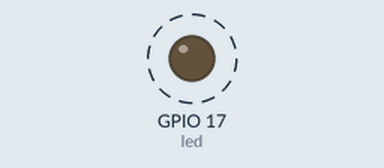
A program run on a simulated Raspberry Pi (BCM pin numbers). Shown: output pins drawn as LEDs (lit = HIGH). Dashed ring = blinking. Sound played through the audio output is not drawn and takes no time.

Above: at 0.5 s.
Timing chart, 0 to 3.0 s (numbered marks = the images above):
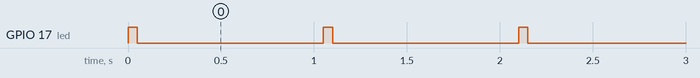

Measured:
- by itself, GPIO 17 (led): alternates HIGH for 0.05 s and LOW for 1.0 s

The program:

SoundLed.py
```python
import pygame.mixer
from pygame.mixer import Sound
from gpiozero import LED
from time import sleep

pygame.mixer.init ()

led = LED(17)
drum = Sound ("samples/drum_tom_mid_hard.wav")

while True:
	drum.play ()
	led.on ()
	sleep (0.05)
	led.off ()
	sleep (1)
```
